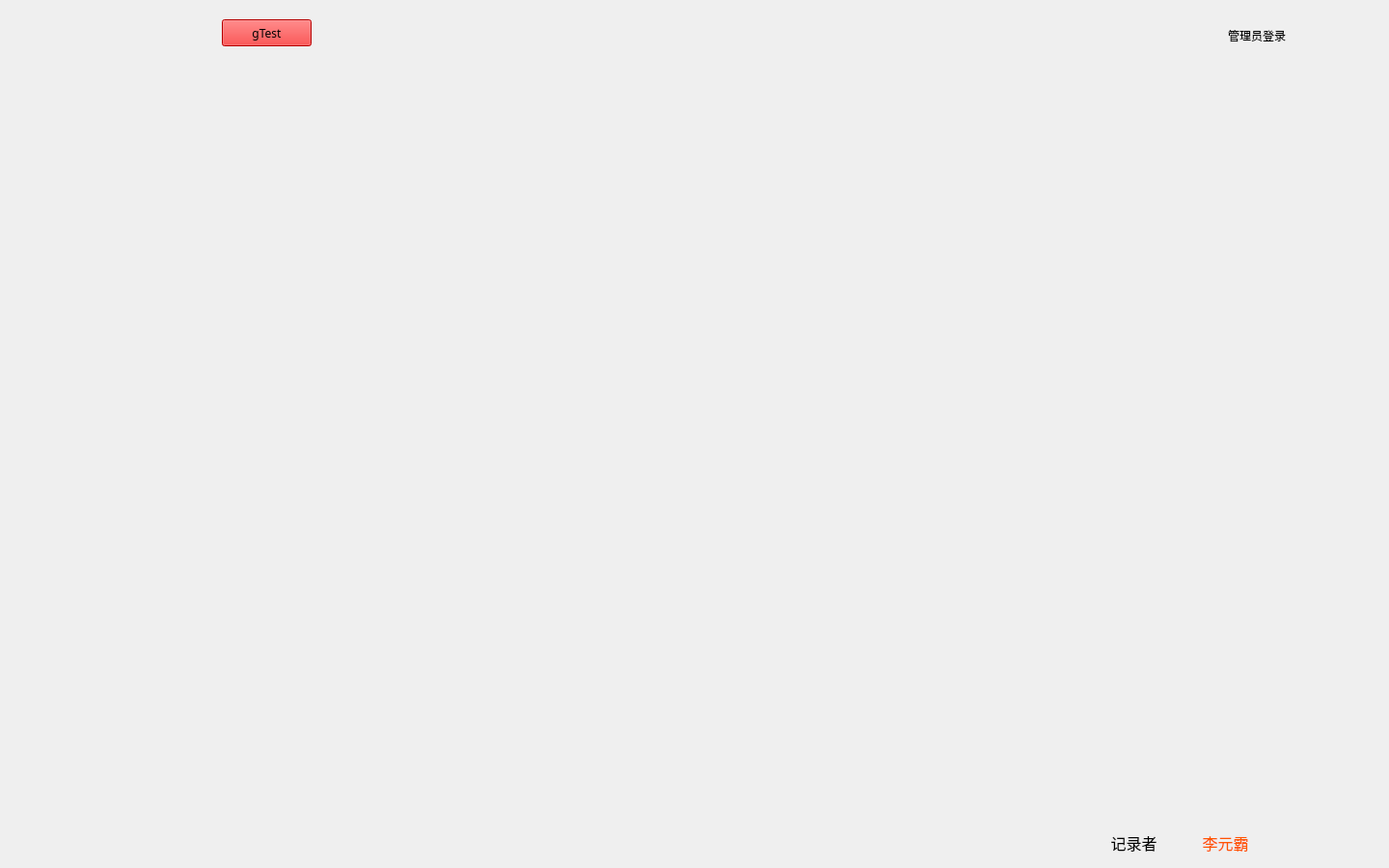
<?xml version="1.0" encoding="UTF-8"?>
<ui version="4.0">
 <class>Summer</class>
 <widget class="QWidget" name="Summer">
  <property name="geometry">
   <rect>
    <x>0</x>
    <y>0</y>
    <width>1440</width>
    <height>900</height>
   </rect>
  </property>
  <property name="font">
   <font>
    <family>微软雅黑</family>
   </font>
  </property>
  <property name="windowTitle">
   <string>Summer</string>
  </property>
  <property name="autoFillBackground">
   <bool>false</bool>
  </property>
  <property name="styleSheet">
   <string notr="true"/>
  </property>
  <widget class="QPushButton" name="customerSearchB">
   <property name="geometry">
    <rect>
     <x>460</x>
     <y>11</y>
     <width>52</width>
     <height>52</height>
    </rect>
   </property>
   <property name="styleSheet">
    <string notr="true">QPushButton#customerSearchB
{
    border-image:url(:/stylePic/picture/userManager/customerSearch2.png);
}
QPushButton#customerSearchB:pressed
{
    border-image:url(:/stylePic/picture/userManager/customerSearch1.png);
}</string>
   </property>
   <property name="text">
    <string/>
   </property>
   <property name="flat">
    <bool>true</bool>
   </property>
  </widget>
  <widget class="QPushButton" name="irExamB">
   <property name="geometry">
    <rect>
     <x>720</x>
     <y>11</y>
     <width>52</width>
     <height>52</height>
    </rect>
   </property>
   <property name="styleSheet">
    <string notr="true">QPushButton#irExamB
{
    border-image:url(:/stylePic/picture/userManager/irExam2.png);
}
QPushButton#irExamB:pressed
{
    border-image:url(:/stylePic/picture/userManager/irExam1.png);
}</string>
   </property>
   <property name="text">
    <string/>
   </property>
   <property name="flat">
    <bool>true</bool>
   </property>
  </widget>
  <widget class="QPushButton" name="baseInfoRecordB">
   <property name="geometry">
    <rect>
     <x>550</x>
     <y>11</y>
     <width>52</width>
     <height>52</height>
    </rect>
   </property>
   <property name="styleSheet">
    <string notr="true">QPushButton#baseInfoRecordB
{
    border-image:url(:/stylePic/picture/userManager/baseInfo2.png);
}
QPushButton#baseInfoRecordB:pressed
{
    border-image:url(:/stylePic/picture/userManager/baseInfo1.png);
}</string>
   </property>
   <property name="text">
    <string/>
   </property>
   <property name="flat">
    <bool>true</bool>
   </property>
  </widget>
  <widget class="QPushButton" name="selfCheckRecordB">
   <property name="geometry">
    <rect>
     <x>630</x>
     <y>11</y>
     <width>52</width>
     <height>52</height>
    </rect>
   </property>
   <property name="styleSheet">
    <string notr="true">QPushButton#selfCheckRecordB
{
    border-image:url(:/stylePic/picture/userManager/selfCheck2.png);
}
QPushButton#selfCheckRecordB:pressed
{
    border-image:url(:/stylePic/picture/userManager/selfCheck1.png);
}</string>
   </property>
   <property name="text">
    <string/>
   </property>
   <property name="flat">
    <bool>true</bool>
   </property>
  </widget>
  <widget class="QPushButton" name="recuperatePlanB">
   <property name="geometry">
    <rect>
     <x>900</x>
     <y>11</y>
     <width>52</width>
     <height>52</height>
    </rect>
   </property>
   <property name="styleSheet">
    <string notr="true">QPushButton#recuperatePlanB
{
    border-image:url(:/stylePic/picture/userManager/recuperatePlan2.png);
}
QPushButton#recuperatePlanB:pressed
{
    border-image:url(:/stylePic/picture/userManager/recuperatePlan1.png);
}</string>
   </property>
   <property name="text">
    <string/>
   </property>
   <property name="flat">
    <bool>true</bool>
   </property>
  </widget>
  <widget class="QPushButton" name="assessReportB">
   <property name="geometry">
    <rect>
     <x>810</x>
     <y>11</y>
     <width>52</width>
     <height>52</height>
    </rect>
   </property>
   <property name="styleSheet">
    <string notr="true">QPushButton#assessReportB
{
    border-image:url(:/stylePic/picture/userManager/aaessReport2.png);
}
QPushButton#assessReportB:pressed
{
    border-image:url(:/stylePic/picture/userManager/aaessReport1.png);
}</string>
   </property>
   <property name="text">
    <string/>
   </property>
   <property name="flat">
    <bool>true</bool>
   </property>
  </widget>
  <widget class="QWidget" name="backgroud" native="true">
   <property name="geometry">
    <rect>
     <x>0</x>
     <y>73</y>
     <width>1440</width>
     <height>776</height>
    </rect>
   </property>
   <property name="styleSheet">
    <string notr="true">background-image: url(:/stylePic/picture/userManager/11-background.png);</string>
   </property>
  </widget>
  <widget class="QWidget" name="toolBar" native="true">
   <property name="geometry">
    <rect>
     <x>0</x>
     <y>0</y>
     <width>1440</width>
     <height>73</height>
    </rect>
   </property>
   <property name="styleSheet">
    <string notr="true">background-image: url(:/stylePic/picture/userManager/9-toolBar.png);</string>
   </property>
   <widget class="QWidget" name="widget_2" native="true">
    <property name="geometry">
     <rect>
      <x>40</x>
      <y>14</y>
      <width>107</width>
      <height>46</height>
     </rect>
    </property>
    <property name="styleSheet">
     <string notr="true">background-image: url(:/stylePic/picture/userManager/8-logo1.png);</string>
    </property>
   </widget>
   <widget class="QToolButton" name="toolButton">
    <property name="geometry">
     <rect>
      <x>1210</x>
      <y>19</y>
      <width>180</width>
      <height>35</height>
     </rect>
    </property>
    <property name="font">
     <font>
      <family>微软雅黑</family>
      <pointsize>9</pointsize>
      <weight>50</weight>
      <bold>false</bold>
     </font>
    </property>
    <property name="toolTipDuration">
     <number>-1</number>
    </property>
    <property name="styleSheet">
     <string notr="true"/>
    </property>
    <property name="text">
     <string>  管理员登录</string>
    </property>
    <property name="icon">
     <iconset resource="../../resource/summer.qrc">
      <normaloff>:/stylePic/picture/userManager/1.png</normaloff>:/stylePic/picture/userManager/1.png</iconset>
    </property>
    <property name="iconSize">
     <size>
      <width>33</width>
      <height>33</height>
     </size>
    </property>
    <property name="toolButtonStyle">
     <enum>Qt::ToolButtonTextBesideIcon</enum>
    </property>
    <property name="autoRaise">
     <bool>true</bool>
    </property>
   </widget>
   <widget class="QPushButton" name="gtest">
    <property name="geometry">
     <rect>
      <x>230</x>
      <y>20</y>
      <width>93</width>
      <height>28</height>
     </rect>
    </property>
    <property name="styleSheet">
     <string notr="true">background-color: rgb(255, 0, 0);</string>
    </property>
    <property name="text">
     <string>gTest</string>
    </property>
   </widget>
   <widget class="QPushButton" name="exit">
    <property name="geometry">
     <rect>
      <x>1404</x>
      <y>3</y>
      <width>32</width>
      <height>33</height>
     </rect>
    </property>
    <property name="styleSheet">
     <string notr="true">background-image: url(:/stylePic/picture/exit.png);</string>
    </property>
    <property name="text">
     <string/>
    </property>
    <property name="flat">
     <bool>true</bool>
    </property>
   </widget>
   <widget class="QPushButton" name="minmum">
    <property name="geometry">
     <rect>
      <x>1404</x>
      <y>37</y>
      <width>32</width>
      <height>33</height>
     </rect>
    </property>
    <property name="styleSheet">
     <string notr="true">background-image: url(:/stylePic/picture/minmum.png);</string>
    </property>
    <property name="text">
     <string/>
    </property>
    <property name="flat">
     <bool>true</bool>
    </property>
   </widget>
  </widget>
  <widget class="QWidget" name="statusBar" native="true">
   <property name="geometry">
    <rect>
     <x>0</x>
     <y>849</y>
     <width>1440</width>
     <height>51</height>
    </rect>
   </property>
   <property name="styleSheet">
    <string notr="true">background-image: url(:/stylePic/picture/userManager/10-statusBar.png);</string>
   </property>
   <widget class="QLabel" name="label">
    <property name="geometry">
     <rect>
      <x>1130</x>
      <y>6</y>
      <width>91</width>
      <height>38</height>
     </rect>
    </property>
    <property name="font">
     <font>
      <family>微软雅黑</family>
      <pointsize>12</pointsize>
     </font>
    </property>
    <property name="text">
     <string>记录者</string>
    </property>
    <property name="alignment">
     <set>Qt::AlignCenter</set>
    </property>
   </widget>
   <widget class="QLabel" name="label_2">
    <property name="geometry">
     <rect>
      <x>1230</x>
      <y>6</y>
      <width>81</width>
      <height>38</height>
     </rect>
    </property>
    <property name="font">
     <font>
      <family>微软雅黑</family>
      <pointsize>12</pointsize>
     </font>
    </property>
    <property name="styleSheet">
     <string notr="true">color: rgb(255, 85, 0);</string>
    </property>
    <property name="text">
     <string>李元霸</string>
    </property>
    <property name="alignment">
     <set>Qt::AlignCenter</set>
    </property>
   </widget>
   <widget class="QPushButton" name="commit">
    <property name="geometry">
     <rect>
      <x>1340</x>
      <y>6</y>
      <width>38</width>
      <height>38</height>
     </rect>
    </property>
    <property name="styleSheet">
     <string notr="true">border-image: url(:/stylePic/picture/baseInfo/3.png);</string>
    </property>
    <property name="text">
     <string/>
    </property>
    <property name="flat">
     <bool>true</bool>
    </property>
   </widget>
  </widget>
  <zorder>toolBar</zorder>
  <zorder>backgroud</zorder>
  <zorder>statusBar</zorder>
  <zorder>customerSearchB</zorder>
  <zorder>irExamB</zorder>
  <zorder>baseInfoRecordB</zorder>
  <zorder>selfCheckRecordB</zorder>
  <zorder>recuperatePlanB</zorder>
  <zorder>assessReportB</zorder>
 </widget>
 <layoutdefault spacing="6" margin="11"/>
 <resources>
  <include location="../../resource/summer.qrc"/>
 </resources>
 <connections>
  <connection>
   <sender>irExamB</sender>
   <signal>clicked()</signal>
   <receiver>Summer</receiver>
   <slot>create_irExamPage()</slot>
   <hints>
    <hint type="sourcelabel">
     <x>384</x>
     <y>65</y>
    </hint>
    <hint type="destinationlabel">
     <x>376</x>
     <y>127</y>
    </hint>
   </hints>
  </connection>
  <connection>
   <sender>customerSearchB</sender>
   <signal>clicked()</signal>
   <receiver>Summer</receiver>
   <slot>create_customerSearchPage()</slot>
   <hints>
    <hint type="sourcelabel">
     <x>143</x>
     <y>57</y>
    </hint>
    <hint type="destinationlabel">
     <x>66</x>
     <y>118</y>
    </hint>
   </hints>
  </connection>
  <connection>
   <sender>baseInfoRecordB</sender>
   <signal>clicked()</signal>
   <receiver>Summer</receiver>
   <slot>create_baseInfoPage()</slot>
   <hints>
    <hint type="sourcelabel">
     <x>225</x>
     <y>66</y>
    </hint>
    <hint type="destinationlabel">
     <x>244</x>
     <y>125</y>
    </hint>
   </hints>
  </connection>
  <connection>
   <sender>selfCheckRecordB</sender>
   <signal>clicked()</signal>
   <receiver>Summer</receiver>
   <slot>create_selfCheckPage()</slot>
   <hints>
    <hint type="sourcelabel">
     <x>315</x>
     <y>60</y>
    </hint>
    <hint type="destinationlabel">
     <x>309</x>
     <y>180</y>
    </hint>
   </hints>
  </connection>
  <connection>
   <sender>assessReportB</sender>
   <signal>clicked()</signal>
   <receiver>Summer</receiver>
   <slot>create_assessReportPage()</slot>
   <hints>
    <hint type="sourcelabel">
     <x>458</x>
     <y>63</y>
    </hint>
    <hint type="destinationlabel">
     <x>458</x>
     <y>128</y>
    </hint>
   </hints>
  </connection>
  <connection>
   <sender>recuperatePlanB</sender>
   <signal>clicked()</signal>
   <receiver>Summer</receiver>
   <slot>create_recuperatePlanPage()</slot>
   <hints>
    <hint type="sourcelabel">
     <x>545</x>
     <y>56</y>
    </hint>
    <hint type="destinationlabel">
     <x>545</x>
     <y>155</y>
    </hint>
   </hints>
  </connection>
  <connection>
   <sender>toolButton</sender>
   <signal>clicked()</signal>
   <receiver>Summer</receiver>
   <slot>create_userManagerPage()</slot>
   <hints>
    <hint type="sourcelabel">
     <x>1317</x>
     <y>33</y>
    </hint>
    <hint type="destinationlabel">
     <x>1223</x>
     <y>-24</y>
    </hint>
   </hints>
  </connection>
  <connection>
   <sender>exit</sender>
   <signal>clicked()</signal>
   <receiver>Summer</receiver>
   <slot>close()</slot>
   <hints>
    <hint type="sourcelabel">
     <x>1418</x>
     <y>19</y>
    </hint>
    <hint type="destinationlabel">
     <x>1244</x>
     <y>-59</y>
    </hint>
   </hints>
  </connection>
  <connection>
   <sender>minmum</sender>
   <signal>clicked()</signal>
   <receiver>Summer</receiver>
   <slot>minimum()</slot>
   <hints>
    <hint type="sourcelabel">
     <x>1426</x>
     <y>56</y>
    </hint>
    <hint type="destinationlabel">
     <x>1168</x>
     <y>-15</y>
    </hint>
   </hints>
  </connection>
 </connections>
 <slots>
  <slot>create_irExamPage()</slot>
  <slot>create_customerSearchPage()</slot>
  <slot>create_baseInfoPage()</slot>
  <slot>create_selfCheckPage()</slot>
  <slot>create_assessReportPage()</slot>
  <slot>create_recuperatePlanPage()</slot>
  <slot>create_userManagerPage()</slot>
  <slot>minimum()</slot>
 </slots>
</ui>
